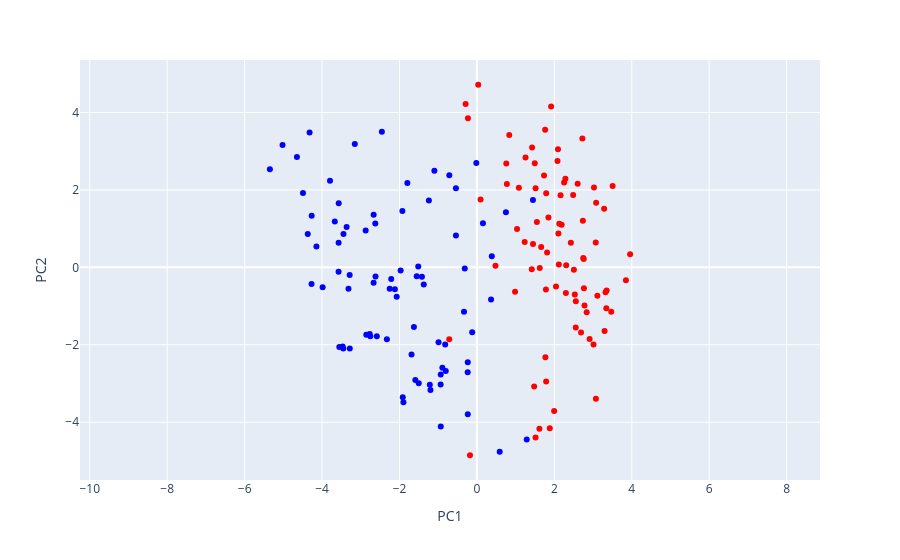

Here is the notebook cell this chart was saved with:
### Code cell
TruthData.from_datasets(
    ['single-template/companion_farmed/rest_01', 'single-template/companion_wild/rest_01'], # datasets to use
    model='llama-2-13b',
    layer=layer,
    center=True,
    noperiod=noperiod,
    device=device
).plot(
    dimensions=2, # 3 dimensions also supported
    dim_offset=0, # increase if you want to ignore the first few PCs
    color='label',
    # if you don't want to plot and do PCA on all datasets:
    # plot_datasets = [ list of datasets to plot here ],
    # pca_datasets = [ list of datasets to use for PCA here]
)

### Figure 1 — Plotly figure (JSON) as saved in the notebook; plotly's stock layout.template omitted (floating-point values rounded to 4 significant figures; data arrays with more than 128 entries replaced by an {"elided": "..."} marker saying what was removed)
{"data": [{"hovertemplate": "<b>%{hovertext}</b><br><br>PC1=%{x}<br>PC2=%{y}<br>label=%{marker.color}<extra></extra>", "hovertext": {"elided": "160 str values"}, "legendgroup": "", "marker": {"color": {"elided": "160 int values"}, "coloraxis": "coloraxis", "symbol": "circle"}, "mode": "markers", "name": "", "orientation": "v", "showlegend": false, "type": "scatter", "x": {"elided": "160 float values"}, "xaxis": "x", "y": {"elided": "160 float values"}, "yaxis": "y"}], "layout": {"coloraxis": {"autocolorscale": false, "colorbar": {"title": {"text": "label"}}, "colorscale": [[0, "rgb(255,0,0)"], [1, "rgb(0,0,255)"]], "showscale": false}, "legend": {"tracegroupgap": 0}, "margin": {"t": 60}, "xaxis": {"anchor": "y", "domain": [0, 1], "title": {"text": "PC1"}}, "yaxis": {"anchor": "x", "domain": [0, 1], "scaleanchor": "x", "scaleratio": 1, "title": {"text": "PC2"}}}}
